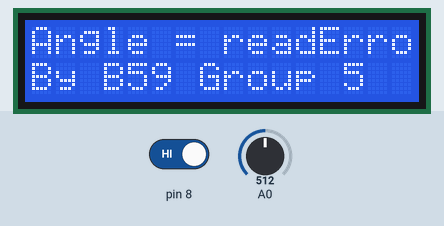
Recording of a sketch running on a simulated Arduino Uno, built with avr-gcc and run on an emulated ATmega328P. On the bench: 16×2 character LCD. The inputs (shaded band) are chosen by the test bench; at power-on: A0 = 512, pin 8 HIGH.

Above: at 1.2 s.
1.3 s: A0 set to 265
2.8 s: A0 set to 239
At 3.5 s:
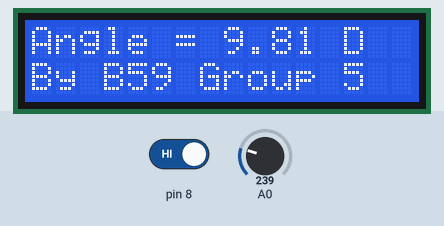
4.5 s: pin 8 driven LOW
At 4.9 s:
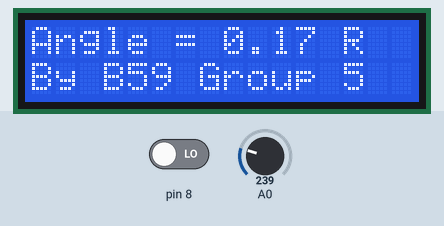
6.0 s: pin 8 driven HIGH
At 7.3 s:
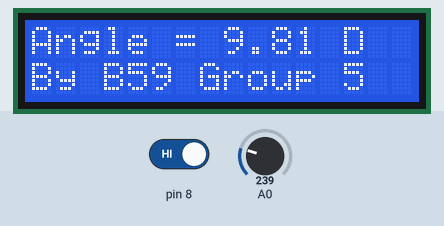
7.6 s: A0 set to 122
At 8.8 s:
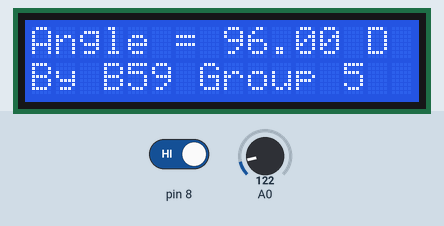
9.1 s: A0 set to 65
At 10.3 s:
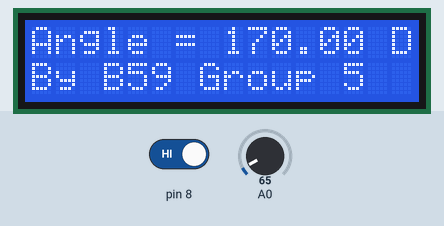
10.6 s: A0 set to 54
At 11.9 s:
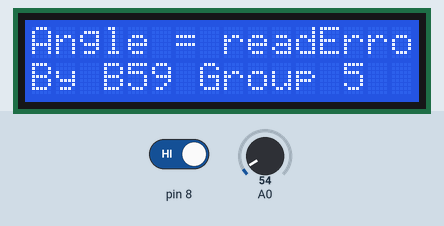
Timing chart, 0 to 13.1 s (numbered marks = the images above; inputs shaded):
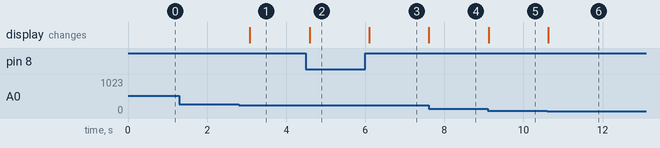

The sketch:

code.ino
```cpp
#include <LiquidCrystal.h>
#define PI 3.1415926535897932384626433832795

// C++ code
//
LiquidCrystal lcd(12,11,4,5,6,7);
void setup()
{
  pinMode(8, INPUT);
  lcd.begin(16,2);
  lcd.setCursor(0,0);
  lcd.print("Angle = ");
  lcd.setCursor(0,1);
  lcd.print("By B59 Group 5");
}

void loop()
{
  clearFirstRow();
  char* degOrRad = " D";
  int flexSensorValue = analogRead(A0);
  float angle = getAngleFromSensorValue(flexSensorValue);
  int deg = digitalRead(8);
  if (!deg)
  {
    angle = convertAngleToRad(angle);
    degOrRad = " R";
  }
  if(angle == -1)
    lcd.print("readError");
  else
  {
  	lcd.print(angle);
  	lcd.print(degOrRad);
  }
  delay(500);
}

void clearFirstRow() {
  lcd.setCursor(8, 0);
  lcd.print("        ");
  lcd.setCursor(8,0);
}

float getAngleFromSensorValue(int sensorValue) {
  const int sensorValues[] = {59, 68, 77, 88, 100, 113, 128, 145, 163, 183, 206, 230, 256};
  const int angles[] = {180, 165, 150, 135, 120, 105, 90, 75, 60, 45, 30, 15, 0};

  for (int i = 0; i < sizeof(sensorValues) / sizeof(sensorValues[0]); i++) {
    if (sensorValue >= sensorValues[i] && sensorValue <= sensorValues[i+1]) {
      float ratio = (float)(sensorValue - sensorValues[i]) / (sensorValues[i+1] - sensorValues[i]);
      return angles[i] + ratio * (angles[i+1] - angles[i]);
    }
  }

  return -1;
}

float convertAngleToRad(float angle)
{
  if (angle == -1)
    return -1;
  angle = angle * (PI/180);
  return angle;
}
```

Measured:
- the behaviour switches between 257 and 256 on A0 (found by bisection; images 0 and 1)
- the behaviour switches between 59 and 58 on A0 (found by bisection; images 5 and 6)
- after the input at 1.3 s, every drawn part: stays the same
- after the input at 2.8 s, the display: changes after 0.28 s (image 1)
- after the input at 4.5 s, the display: changes after 0.09 s (image 2)
- after the input at 6.0 s, the display: changes after 0.10 s (image 3)
- after the input at 7.6 s, the display: changes at once (image 4)
- after the input at 9.1 s, the display: changes at once (image 5)
- after the input at 10.6 s, the display: changes at once (image 6)
